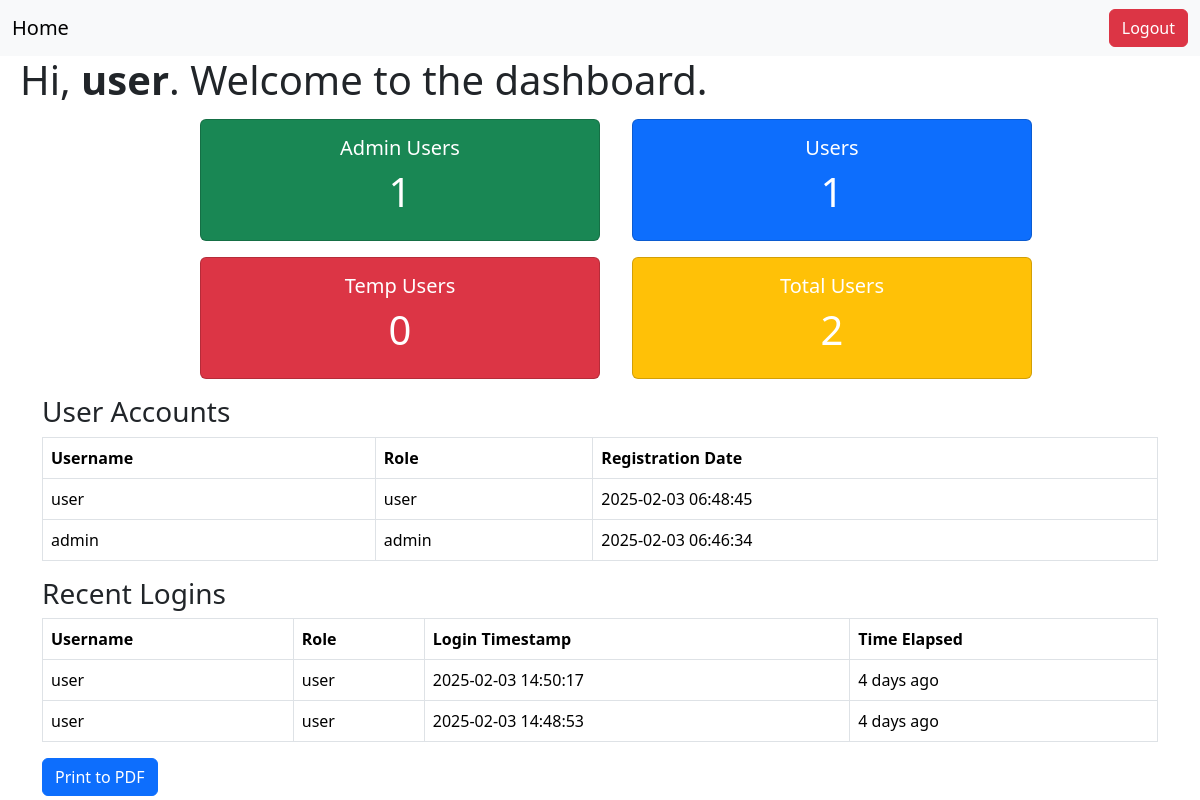
The page /admin/dashboard.php (signed in) on the database its author committed.
### tables this page shows
CREATE TABLE `users` (
  `id` int(11) NOT NULL,
  `username` varchar(50) NOT NULL,
  `password` varchar(255) NOT NULL,
  `user_type` enum('admin','user') NOT NULL DEFAULT 'user',
  `last_login` datetime DEFAULT NULL,
  `created_at` timestamp NOT NULL DEFAULT current_timestamp()
);

### admin/dashboard.php (the view, shortened to what this page needs)
<?php
require_once "../db/config.php";
function getUserStatistics($pdo) {
    $stats = [
        "admin" => 0,
        "user" => 0,
        "temp-user" => 0,
        "total" => 0
    ];
    $sql = "SELECT user_type, COUNT(*) as count FROM users GROUP BY user_type";
    if ($stmt = $pdo->prepare($sql)) {
        if ($stmt->execute()) {
            while ($row = $stmt->fetch(PDO::FETCH_ASSOC)) {
                $stats[$row["user_type"]] = $row["count"];
            }
        }
    }
    $stats["total"] = array_sum($stats);
    return $stats;
}
$userStats = getUserStatistics($pdo);
$userAccounts = [];
$sql = "SELECT username, user_type, created_at FROM users ORDER BY created_at DESC";
if ($stmt = $pdo->prepare($sql)) {
    if ($stmt->execute()) {
        $userAccounts = $stmt->fetchAll(PDO::FETCH_ASSOC);
    }
}
$recentLogins = [];
$sql = "SELECT u.username, u.user_type, l.login_time FROM login_logs l JOIN users u ON l.user_id = u.id ORDER BY l.login_time DESC LIMIT 10";
if ($stmt = $pdo->prepare($sql)) {
    if ($stmt->execute()) {
        $recentLogins = $stmt->fetchAll(PDO::FETCH_ASSOC);
    }
}
?>
<!DOCTYPE html>
<html lang="en">
<head>
    <link href="https://cdn.jsdelivr.net/npm/bootstrap@5.3.3/dist/css/bootstrap.min.css" rel="stylesheet">
</head>
<body>
    <nav class="navbar navbar-expand-lg bg-body-tertiary">
        <div class="container-fluid">
            <a class="navbar-brand" href="dashboard.php">Home</a>
            <div class="collapse navbar-collapse" id="navbarSupportedContent">
                <form class="d-flex" role="search">
                    <a href="../logout.php" class="btn btn-danger">Logout</a>
                </form>
            </div>
        </div>
    </nav>
    <h1 style="margin-left:20px">Hi, <b><?php echo htmlspecialchars($_SESSION["username"]); ?></b>. Welcome to the dashboard.</h1>
    <div class="flex-container">
        <div class="card text-bg-success mb-3">
            <div class="card-body">
                <h5 class="card-title">Admin Users</h5>
                <h1 id="totalAdmins"><?php echo $userStats['admin']; ?></h1>
            </div>
        </div>
        <div class="card text-bg-primary mb-3">
            <div class="card-body">
                <h5 class="card-title">Users</h5>
                <h1 id="totalUsers"><?php echo $userStats['user']; ?></h1>
            </div>
        </div>
        <div class="card text-bg-danger text-white mb-3">
            <div class="card-body">
                <h5 class="card-title">Temp Users</h5>
                <h1 id="totalTempUsers"><?php echo $userStats['temp-user']; ?></h1>
            </div>
        </div>
        <div class="card text-bg-warning text-white mb-3">
            <div class="card-body">
                <h5 class="card-title">Total Users</h5>
                <h1 id="totalAllUsers"><?php echo $userStats['total']; ?></h1>
            </div>
        </div>
    </div>
    <div class="container">
        <h3>User Accounts</h3>
        <table class="table table-bordered">
            <thead>
                <tr>
                    <th>Username</th>
                    <th>Role</th>
                    <th>Registration Date</th>
                </tr>
            </thead>
            <tbody>
                <?php foreach ($userAccounts as $user): ?>
                <tr>
                    <td><?php echo htmlspecialchars($user['username']); ?></td>
                    <td><?php echo htmlspecialchars($user['user_type']); ?></td>
                    <td><?php echo date("Y-m-d H:i:s", strtotime($user['created_at'])); ?></td>
                </tr>
                <?php endforeach; ?>
            </tbody>
        </table>
        <h3>Recent Logins</h3>
        <table class="table table-bordered" id="recentLoginsTable">
            <thead>
                <tr>
                    <th>Username</th>
                    <th>Role</th>
                    <th>Login Timestamp</th>
                    <th>Time Elapsed</th>
                </tr>
            </thead>
            <tbody>
                <?php foreach ($recentLogins as $login): ?>
                <tr data-login-time="<?php echo htmlspecialchars($login['login_time']); ?>">
                    <td><?php echo htmlspecialchars($login['username']); ?></td>
                    <td><?php echo htmlspecialchars($login['user_type']); ?></td>
                    <td><?php echo date("Y-m-d H:i:s", strtotime($login['login_time'])); ?></td>
                    <td class="time-elapsed"></td>
                </tr>
                <?php endforeach; ?>
            </tbody>
        </table>
        <button class="btn btn-primary" onclick="printToPDF()">Print to PDF</button>
    </div>
</body>
</html>

### admin/dashboard.php (style rules this page uses)
.flex-container { display: flex; flex-direction: wrap; flex-wrap: wrap; justify-content: center; margin-top: 15px; }
.flex-container > div { background-color: #f1f1f1; width: 400px; margin-left: 2rem; text-align: center; }

### rows shown on the page
users: username "user", user_type "user", created_at "2025-02-03 06:48:45"
users: username "admin", user_type "admin", created_at "2025-02-03 06:46:34"

### other values the page prints
$_SESSION["username"] "user"
$userStats['admin'] "1"
$userStats['user'] "1"
$userStats['temp-user'] "0"
$userStats['total'] "2"
$login['username'] "user"
$login['user_type'] "user"
date("Y-m-d H:i:s", strtotime($login['login_time'])) "2025-02-03 14:50:17"
date("Y-m-d H:i:s", strtotime($login['login_time'])) "2025-02-03 14:48:53"
